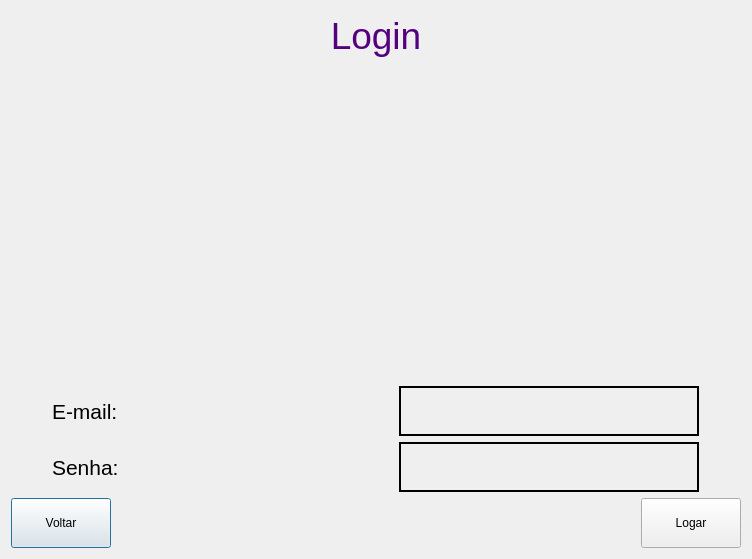
<?xml version="1.0" encoding="UTF-8"?>
<ui version="4.0">
 <class>Dialog</class>
 <widget class="QDialog" name="Dialog">
  <property name="geometry">
   <rect>
    <x>0</x>
    <y>0</y>
    <width>752</width>
    <height>559</height>
   </rect>
  </property>
  <property name="windowTitle">
   <string>Dialog</string>
  </property>
  <layout class="QVBoxLayout" name="verticalLayout">
   <item>
    <widget class="QTextBrowser" name="textBrowser">
     <property name="minimumSize">
      <size>
       <width>0</width>
       <height>0</height>
      </size>
     </property>
     <property name="layoutDirection">
      <enum>Qt::LeftToRight</enum>
     </property>
     <property name="styleSheet">
      <string notr="true">background: transparent;
border: none;</string>
     </property>
     <property name="html">
      <string>&lt;!DOCTYPE HTML PUBLIC &quot;-//W3C//DTD HTML 4.0//EN&quot; &quot;http://www.w3.org/TR/REC-html40/strict.dtd&quot;&gt;
&lt;html&gt;&lt;head&gt;&lt;meta name=&quot;qrichtext&quot; content=&quot;1&quot; /&gt;&lt;style type=&quot;text/css&quot;&gt;
p, li { white-space: pre-wrap; }
&lt;/style&gt;&lt;/head&gt;&lt;body style=&quot; font-family:'MS Shell Dlg 2'; font-size:7.8pt; font-weight:400; font-style:normal;&quot;&gt;
&lt;p align=&quot;center&quot; style=&quot; margin-top:0px; margin-bottom:0px; margin-left:0px; margin-right:0px; -qt-block-indent:0; text-indent:0px;&quot;&gt;&lt;span style=&quot; font-size:28pt; color:#55007f;&quot;&gt;Login&lt;/span&gt;&lt;/p&gt;&lt;/body&gt;&lt;/html&gt;</string>
     </property>
    </widget>
   </item>
   <item>
    <layout class="QHBoxLayout" name="horizontalLayout">
     <item>
      <widget class="QLabel" name="label">
       <property name="minimumSize">
        <size>
         <width>300</width>
         <height>50</height>
        </size>
       </property>
       <property name="maximumSize">
        <size>
         <width>300</width>
         <height>50</height>
        </size>
       </property>
       <property name="font">
        <font>
         <pointsize>16</pointsize>
        </font>
       </property>
       <property name="text">
        <string>E-mail:</string>
       </property>
      </widget>
     </item>
     <item>
      <widget class="QLineEdit" name="lineEdit">
       <property name="minimumSize">
        <size>
         <width>300</width>
         <height>50</height>
        </size>
       </property>
       <property name="maximumSize">
        <size>
         <width>300</width>
         <height>50</height>
        </size>
       </property>
       <property name="styleSheet">
        <string notr="true">background: transparent;
 border: 2px solid black;</string>
       </property>
      </widget>
     </item>
    </layout>
   </item>
   <item>
    <layout class="QHBoxLayout" name="horizontalLayout_2">
     <item>
      <widget class="QLabel" name="label_2">
       <property name="minimumSize">
        <size>
         <width>300</width>
         <height>50</height>
        </size>
       </property>
       <property name="maximumSize">
        <size>
         <width>300</width>
         <height>50</height>
        </size>
       </property>
       <property name="font">
        <font>
         <pointsize>16</pointsize>
        </font>
       </property>
       <property name="text">
        <string>Senha:</string>
       </property>
      </widget>
     </item>
     <item>
      <widget class="QLineEdit" name="lineEdit_2">
       <property name="minimumSize">
        <size>
         <width>300</width>
         <height>50</height>
        </size>
       </property>
       <property name="maximumSize">
        <size>
         <width>300</width>
         <height>50</height>
        </size>
       </property>
       <property name="styleSheet">
        <string notr="true">background: transparent;
 border: 2px solid black;</string>
       </property>
      </widget>
     </item>
    </layout>
   </item>
   <item>
    <layout class="QHBoxLayout" name="horizontalLayout_3">
     <item>
      <widget class="QPushButton" name="pushButton">
       <property name="sizePolicy">
        <sizepolicy hsizetype="Minimum" vsizetype="Fixed">
         <horstretch>0</horstretch>
         <verstretch>0</verstretch>
        </sizepolicy>
       </property>
       <property name="minimumSize">
        <size>
         <width>100</width>
         <height>50</height>
        </size>
       </property>
       <property name="maximumSize">
        <size>
         <width>100</width>
         <height>50</height>
        </size>
       </property>
       <property name="text">
        <string>Voltar</string>
       </property>
      </widget>
     </item>
     <item>
      <spacer name="horizontalSpacer">
       <property name="orientation">
        <enum>Qt::Horizontal</enum>
       </property>
       <property name="sizeHint" stdset="0">
        <size>
         <width>40</width>
         <height>20</height>
        </size>
       </property>
      </spacer>
     </item>
     <item>
      <widget class="QPushButton" name="pushButton_2">
       <property name="minimumSize">
        <size>
         <width>100</width>
         <height>50</height>
        </size>
       </property>
       <property name="maximumSize">
        <size>
         <width>100</width>
         <height>50</height>
        </size>
       </property>
       <property name="text">
        <string>Logar</string>
       </property>
      </widget>
     </item>
    </layout>
   </item>
  </layout>
 </widget>
 <resources/>
 <connections/>
</ui>
